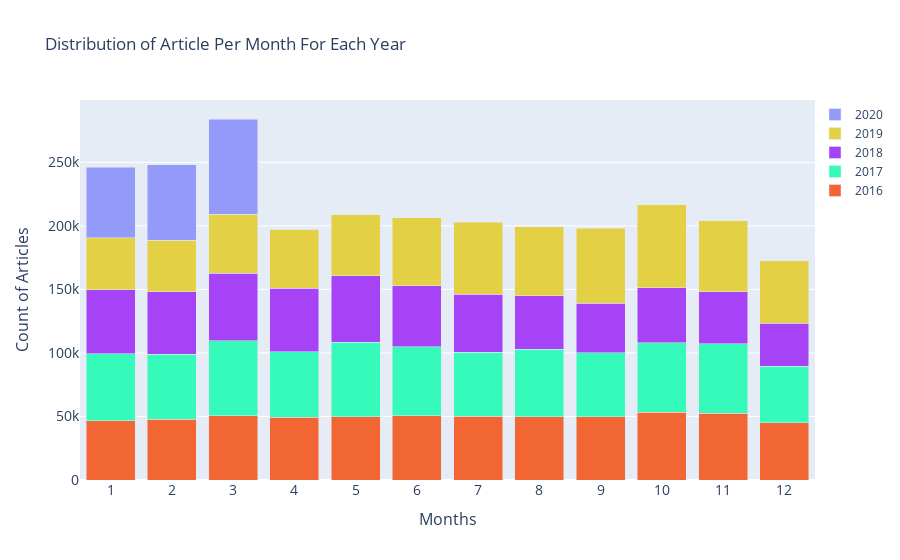

The code cell stored with this chart in its notebook:
### Code cell
# The years and the colors we assign to each one
years = [
    (2016, "#f26633"),
    (2017, "#35faba"),
    (2018, "#a643f7"),
    (2019, "#e3d044"),
    (2020, "#939afa")
]

# Start the figure
fig = go.Figure()

# Create a bar for each months in each year
for yr, yr_color in years:

    fig.add_trace(go.Bar(
        x=articles_per_month_per_year[articles_per_month_per_year["year"] == yr].sort_values(by="month", ascending=True)["month"],
        y=articles_per_month_per_year[articles_per_month_per_year["year"] == yr].sort_values(by="month", ascending=True)["entries"],
        name="{yr}".format(yr=yr),
        marker_color="{col}".format(col=yr_color)
    ))

# Create as stacked groups
fig.update_layout(
    title="Distribution of Article Per Month For Each Year",
    xaxis=dict(
        title='Months',
        titlefont_size=16,
        tickfont_size=14,
        tickmode='linear'
    ),
    yaxis=dict(
        title='Count of Articles',
        titlefont_size=16,
        tickfont_size=14,
    ),
    legend=dict(
        x=1.0,
        y=1.0,
        bgcolor='rgba(255, 255, 255, 0)',
        bordercolor='rgba(255, 255, 255, 0)'
    ),
    barmode='stack', # stack or group
    #bargap=0.15, # gap between bars of adjacent location coordinates.
    #bargroupgap=0.1 # gap between bars of the same location coordinate.
)

fig.show()

### Figure 1 — Plotly figure (JSON) as saved in the notebook; plotly's stock layout.template omitted (floating-point values rounded to 4 significant figures)
{"data": [{"marker": {"color": "#f26633"}, "name": "2016", "type": "bar", "x": [1, 2, 3, 4, 5, 6, 7, 8, 9, 10, 11, 12], "y": [46614, 47694, 50708, 49307, 49914, 50586, 49992, 49728, 49772, 53179, 52447, 45121]}, {"marker": {"color": "#35faba"}, "name": "2017", "type": "bar", "x": [1, 2, 3, 4, 5, 6, 7, 8, 9, 10, 11, 12], "y": [52689, 51453, 58926, 51772, 58680, 54367, 50669, 52987, 50488, 54773, 54770, 44211]}, {"marker": {"color": "#a643f7"}, "name": "2018", "type": "bar", "x": [1, 2, 3, 4, 5, 6, 7, 8, 9, 10, 11, 12], "y": [50437, 48894, 53061, 49916, 52116, 47961, 45439, 42343, 38757, 43311, 40915, 34009]}, {"marker": {"color": "#e3d044"}, "name": "2019", "type": "bar", "x": [1, 2, 3, 4, 5, 6, 7, 8, 9, 10, 11, 12], "y": [40775, 40502, 46530, 46212, 48246, 53485, 56620, 54449, 58958, 65376, 55830, 49198]}, {"marker": {"color": "#939afa"}, "name": "2020", "type": "bar", "x": [1, 2, 3, 4], "y": [55485, 59475, 74891, 127]}], "layout": {"barmode": "stack", "legend": {"bgcolor": "rgba(255, 255, 255, 0)", "bordercolor": "rgba(255, 255, 255, 0)", "x": 1, "y": 1}, "title": {"text": "Distribution of Article Per Month For Each Year"}, "xaxis": {"tickfont": {"size": 14}, "tickmode": "linear", "title": {"font": {"size": 16}, "text": "Months"}}, "yaxis": {"tickfont": {"size": 14}, "title": {"font": {"size": 16}, "text": "Count of Articles"}}}}
